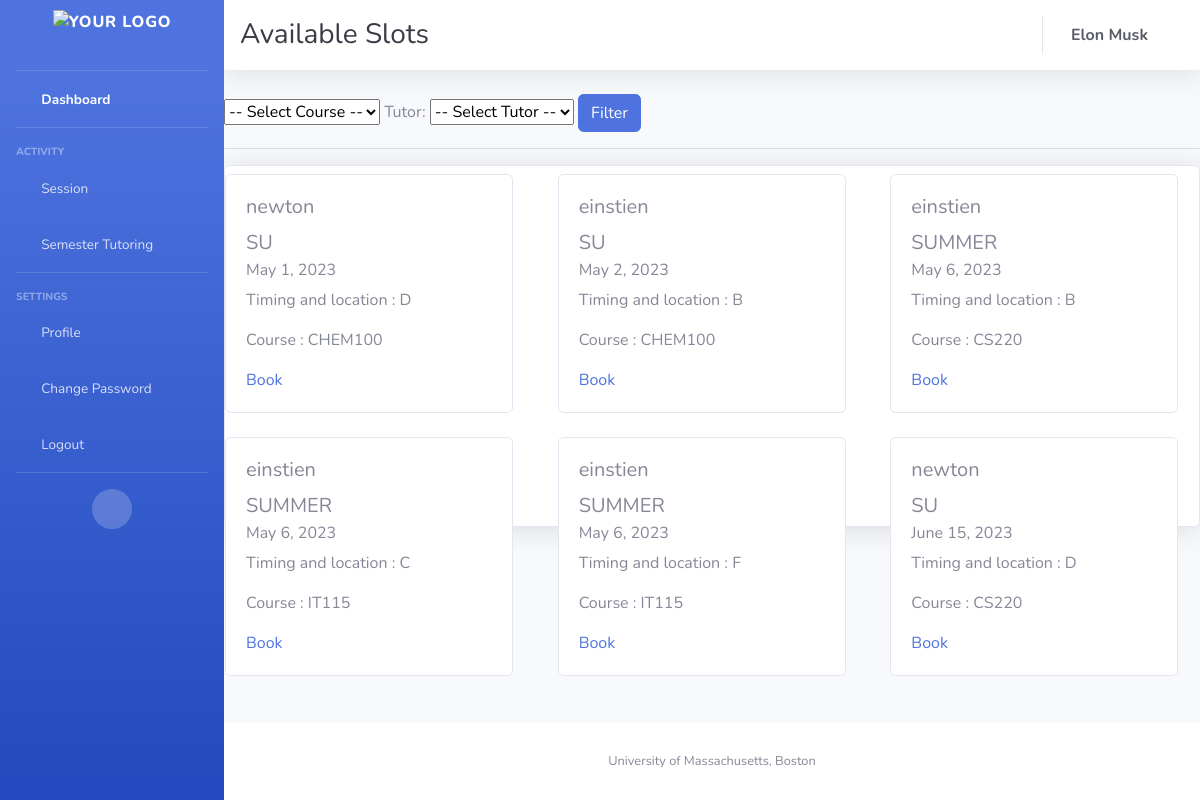
The app's page /available/ (signed in), older data.
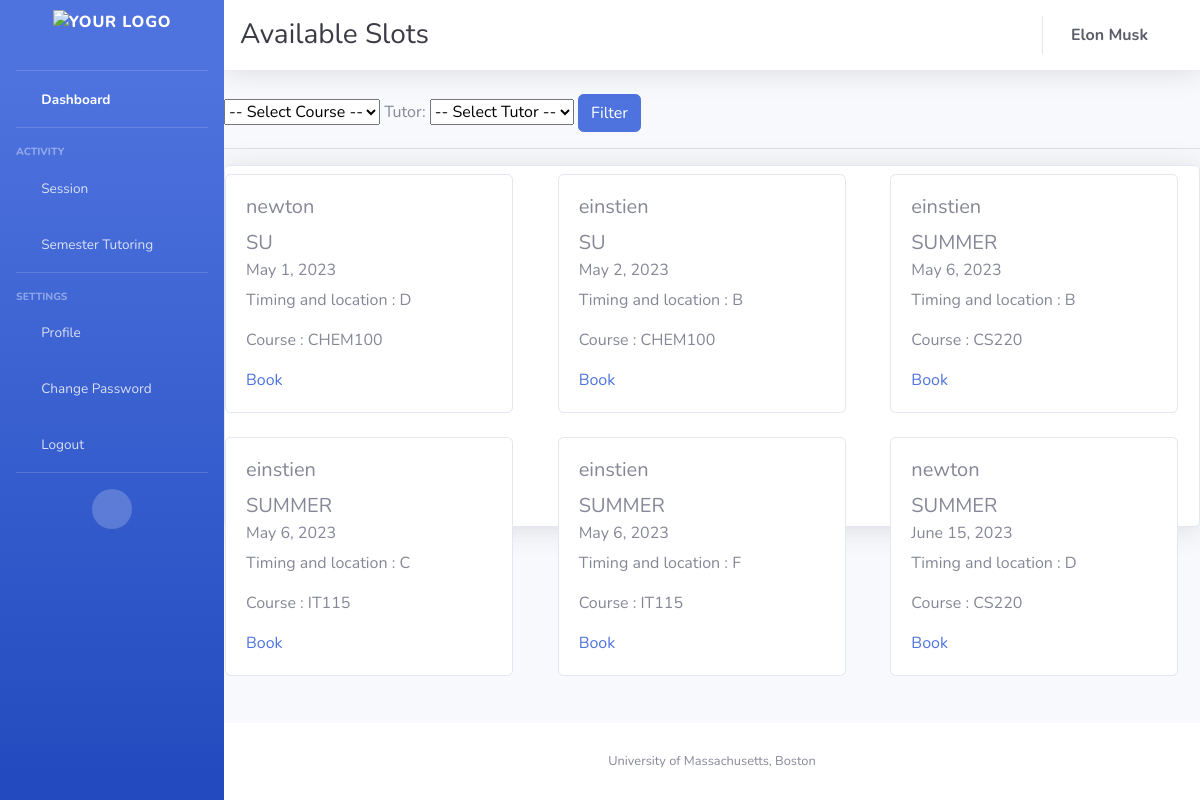
The same page, newer data.
### appusers/models.py (models this page shows, shortened)
class Availability(models.Model):
    tutor = models.ForeignKey(Tutor, on_delete=models.CASCADE, null=True, blank=True, related_name='availabilities')
    date = models.DateField()
    timeblock = models.CharField(max_length=1, choices=TIMEBLOCK_CHOICES)
    booked_by = models.ForeignKey(Student, on_delete=models.SET_NULL, null=True, blank=True,
                                  related_name='booked_slots')
    course = models.ForeignKey(Course, on_delete=models.CASCADE)
    status = models.CharField(max_length=1, choices=STATUS_CHOICES)
    semester = models.CharField(max_length=25, null=True)

class Tutor(models.Model):
    user = models.OneToOneField(User, on_delete=models.CASCADE)
    courses = models.ManyToManyField(Course, related_name='tutors')
    profile_picture = models.URLField(default='static/images/favicons/Blue_logo.png')
    def __str__(self):
        return self.user.username

class Course(models.Model):
    c_name = models.CharField(max_length=100)
    c_code = models.CharField(max_length=50, unique=True, null=False)
    def __str__(self):
        return self.c_name

### appusers/views.py (the view)
# urls.py: path('available/',available_slots , name='available_slots'),
@login_required
def available_slots(request):
    courses = Course.objects.all()
    tutors = Tutor.objects.all()
    slots = Availability.objects.all().order_by('date')
    no_show = request.user.student.no_shows
    ns = True
    if no_show > 2:
        ns = False
    return render(request, 'available_slot.html', {'slots': slots, 'courses': courses, 'tutors': tutors, 'ns': ns})

### templates/available_slot.html (shortened to what this page needs)
{% extends "base.html" %}
{% block top_heading %}
    <h1 class="h3 mb-0 text-gray-900">Available Slots</h1>
{% endblock %}
{% block content %}
{% if ns %}
    <div class="">
    <form method="GET" id="filter-form">
        <select  name="course" id="course-select">
            <option value="">-- Select Course --</option>
        </select>
        <label for="tutor-select">Tutor:</label>
        <select name="tutor" id="tutor-select">
            <option value="">-- Select Tutor --</option>
        </select>
        <input type="submit"  class="btn btn-primary" value="Filter">
    </form>
    <hr>
    </div>
    <div class="card shadow h-50 py-2">
    <div class="row">
        {% for session in slots %}
            {% if session.status == 'A' %}
                {% if not request.GET.course or session.course.c_name == request.GET.course %}
                {% if not request.GET.tutor or session.tutor.user.username == request.GET.tutor %}
                <div class="col-md-4 mb-4">
                    <div class="card" style="width: 18rem;">
                        <div class="card-body">
                            <h5 class="card-title">{{session.tutor}}</h5>
                            <h5 class="card-title">{{session.semester}}</h5>
                            <h6 class="card-subtitle mb-2 text-body-secondary">{{ session.date }}</h6>
                            <p class="card-text">Timing and location : {{ session.timeblock }}</p>
                            <p class="card-text">Course : {{ session.course }}</p>
                            <a href="{% url 'booking_page' session.id %}" class="card-link">Book</a>
                        </div>
                    </div>
                </div>
                {% endif %}
                {% endif %}
            {% endif %}
        {% endfor %}
    </div>
    </div>
{% else %}
    <p>Please Contact Admin</p>
{% endif %}
{% endblock content %}

Row changes from the older to the newer data that the page shows:
changed Availability "June 15, 2023": semester "SU" → "SUMMER"
